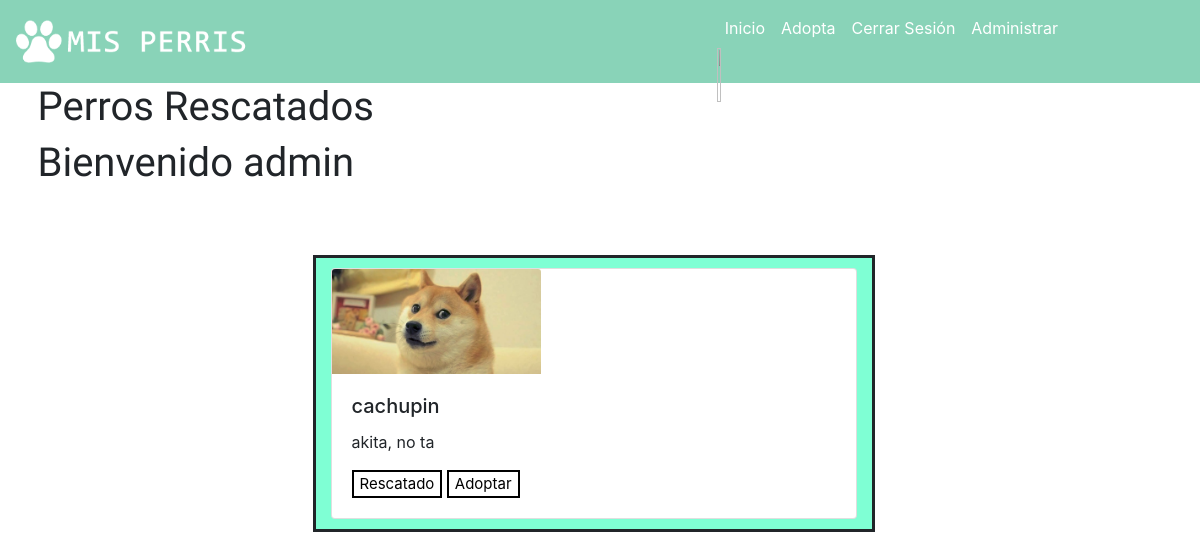
The app's page /perris/disponibles (signed in) with its own data.
### perris/models.py (models this page shows, shortened)
class Perros_Rescatados(models.Model):
    author = models.ForeignKey('auth.User', on_delete=models.CASCADE)
    estado= models.CharField(max_length=30, choices=ESTADOS, default='')
    fotografia_perro=models.FileField(blank=True, null=True)
    nombre_perro = models.CharField(max_length=200)
    raza_predominante = models.CharField(max_length=200)
    descripcion=models.TextField()
    published_date = models.DateTimeField(blank=True, null=True)

### perris/views.py (the view)
# urls.py: url('perris/disponibles', views.perros_disponibles , name="perros_disponibles"),
def perros_disponibles(request):
    perros = Perros_Rescatados.objects.filter(published_date__lte=timezone.now()).order_by('published_date')
    return render(request, 'perris/perros_disponibles.html', {'perros': perros})

### perris/templates/perris/perros_disponibles.html (shortened to what this page needs)
 {% extends 'perris/base.html' %} {% block content %}
<div class="container">
  <h1 class="titulo-general">Perros Rescatados</h1>
  <h1 class="animated fadeInLeft titulo-general">Bienvenido {{user.username}} </h1>
    <div class="row">
        <form action="">
      {% for perro in perros %}
      <div class="col-13 col-md-6 col-lg-6">
        <div class="card tarjeta-perro animated bounceInUp">
          {% if perro.fotografia_perro %}
          <img src="{{perro.fotografia_perro.url}}" class="img-responsive card-img-top"> {% endif %}
          <div class="card-body">
            <h5 class="card-title">{{perro.nombre_perro}}</h5>
            <p class="card-text">{{ perro.descripcion }}</p>
            <button class="esta "> {{perro.estado}}</button>
            <button onclick="sweetalert()" type="button">Adoptar</button>
          </div>
        </div>
      </div>
      {% endfor %}
    </form>
    </div>
</div>
{% endblock %}

### perris/static/css/estilos.css (style rules this page uses)
img { width: 90%; height: 90%; }
.tarjeta-perro { margin-bottom: 10px; margin-top: 10px; }
.titulo-general { font-family: 'Varela Round', sans-serif; }
.img-responsive { width: 40%; height: 80%; }
.row { margin-right: 0px; }
button { background-color: white; border: 2px solid black; font-size: 15px; }
.col-13 { margin-left: 290px; margin-top: 60px; background: aquamarine; border-style: solid; }
@media (min-width: 768px) { button { cursor: pointer; } }

### records on screen
Perros_Rescatados: fotografia_perro (picture), nombre_perro "cachupin", descripcion "akita, no ta", estado "Rescatado"

### other values on screen
{{ user.username }} "admin"
